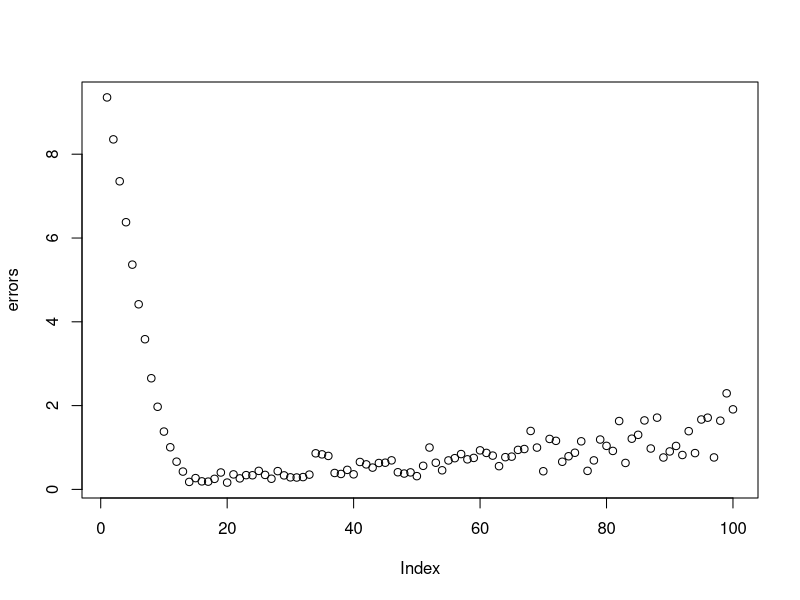

Recreate this plot in R.
library(rmutil)

##
##  problem-2.r
##
##  computing the optimal upper bound for clipping
##
##  ED 2019.3.12
##


num_pulls = 200
#GS = 20
eps = 0.5

private_mean <- function(data, GS, epsilon) {
  true_mean = mean(data)
  n = length(data)
  noise <- rlaplace(n=1, m=0, s=GS/(n*epsilon))
  release = min(GS, max(0, true_mean+noise)) #clipping the outputted value as in i.
  return(release)
}

clip <- function(x, lower, upper){
  x.clipped <- x
  x.clipped[x.clipped<lower] <- lower
  x.clipped[x.clipped>upper] <- upper
  return(x.clipped)	
}


#time_between <- rexp(n = num_pulls, rate = 10)
x = rpois(n = num_pulls, lambda = 10)
# for (i in 1:num_pulls) {
#   if (i == 1) {
#     x[i] = time_between[i]
#   } else {
#     x[i] = time_between[i] + x[i-1]
#   }
# }
#my_release = private_mean(x, GS, eps)
errors = vector()
for (i in 1:100) {
  #do 10 trials for each upper bound
  MSE = 0
  GS = i
  temp_x = clip(x, 0, GS)
  for (j in 1:10) {
    my_release = private_mean(temp_x, GS, eps)
    MSE = MSE + (my_release - mean(x))^2/10
  }
  errors = c(errors, sqrt(MSE))
}
opt = which.min(errors)
plot(errors)
dev.copy2pdf(file="error-plot.pdf")
